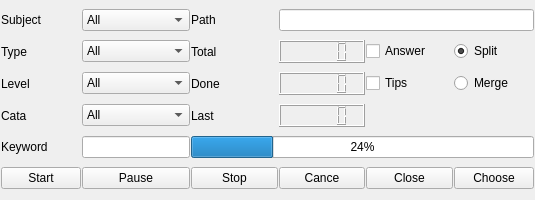
<?xml version="1.0" encoding="UTF-8"?>
<ui version="4.0">
 <class>Progress</class>
 <widget class="QWidget" name="Progress">
  <property name="geometry">
   <rect>
    <x>0</x>
    <y>0</y>
    <width>535</width>
    <height>200</height>
   </rect>
  </property>
  <property name="windowTitle">
   <string>Form</string>
  </property>
  <layout class="QGridLayout" name="layoutGWidget">
   <property name="leftMargin">
    <number>1</number>
   </property>
   <property name="topMargin">
    <number>1</number>
   </property>
   <property name="rightMargin">
    <number>1</number>
   </property>
   <property name="bottomMargin">
    <number>1</number>
   </property>
   <property name="spacing">
    <number>1</number>
   </property>
   <item row="0" column="0">
    <widget class="QLabel" name="labelSubject">
     <property name="text">
      <string>Subject</string>
     </property>
    </widget>
   </item>
   <item row="0" column="1" colspan="2">
    <widget class="QComboBox" name="comboBoxSubject">
     <item>
      <property name="text">
       <string>All</string>
      </property>
     </item>
    </widget>
   </item>
   <item row="1" column="0">
    <widget class="QLabel" name="labelType">
     <property name="text">
      <string>Type</string>
     </property>
    </widget>
   </item>
   <item row="1" column="1" colspan="2">
    <widget class="QComboBox" name="comboBoxType">
     <item>
      <property name="text">
       <string>All</string>
      </property>
     </item>
    </widget>
   </item>
   <item row="1" column="5" colspan="2">
    <widget class="QLCDNumber" name="lcdNumberTotal"/>
   </item>
   <item row="1" column="7" colspan="2">
    <widget class="QCheckBox" name="checkBoxAnswer">
     <property name="text">
      <string>Answer</string>
     </property>
    </widget>
   </item>
   <item row="1" column="9">
    <widget class="QRadioButton" name="radioButtonSplit">
     <property name="text">
      <string>Split</string>
     </property>
     <property name="checked">
      <bool>true</bool>
     </property>
    </widget>
   </item>
   <item row="2" column="0">
    <widget class="QLabel" name="labelLevel">
     <property name="text">
      <string>Level</string>
     </property>
    </widget>
   </item>
   <item row="2" column="1" colspan="2">
    <widget class="QComboBox" name="comboBoxLevel">
     <item>
      <property name="text">
       <string>All</string>
      </property>
     </item>
    </widget>
   </item>
   <item row="2" column="5" colspan="2">
    <widget class="QLCDNumber" name="lcdNumberDone"/>
   </item>
   <item row="2" column="7" colspan="2">
    <widget class="QCheckBox" name="checkBoxTips">
     <property name="text">
      <string>Tips</string>
     </property>
    </widget>
   </item>
   <item row="2" column="9">
    <widget class="QRadioButton" name="radioButtonMerge">
     <property name="text">
      <string>Merge</string>
     </property>
    </widget>
   </item>
   <item row="3" column="0">
    <widget class="QLabel" name="labelCatalog">
     <property name="text">
      <string>Cata</string>
     </property>
    </widget>
   </item>
   <item row="3" column="1" colspan="2">
    <widget class="QComboBox" name="comboBoxCatalog">
     <item>
      <property name="text">
       <string>All</string>
      </property>
     </item>
    </widget>
   </item>
   <item row="3" column="5" colspan="2">
    <widget class="QLCDNumber" name="lcdNumberLast"/>
   </item>
   <item row="3" column="7" colspan="3">
    <spacer name="horizontalSpacer">
     <property name="orientation">
      <enum>Qt::Horizontal</enum>
     </property>
     <property name="sizeHint" stdset="0">
      <size>
       <width>163</width>
       <height>20</height>
      </size>
     </property>
    </spacer>
   </item>
   <item row="4" column="0">
    <widget class="QLabel" name="labelKeyword">
     <property name="text">
      <string>Keyword</string>
     </property>
    </widget>
   </item>
   <item row="4" column="1" colspan="2">
    <widget class="QLineEdit" name="lineKeyword"/>
   </item>
   <item row="5" column="0">
    <widget class="QPushButton" name="buttonStart">
     <property name="text">
      <string>Start</string>
     </property>
    </widget>
   </item>
   <item row="5" column="1" colspan="2">
    <widget class="QPushButton" name="buttonPause">
     <property name="text">
      <string>Pause</string>
     </property>
    </widget>
   </item>
   <item row="4" column="3" colspan="7">
    <widget class="QProgressBar" name="progressBar">
     <property name="value">
      <number>24</number>
     </property>
    </widget>
   </item>
   <item row="5" column="3" colspan="2">
    <widget class="QPushButton" name="buttonStop">
     <property name="text">
      <string>Stop</string>
     </property>
    </widget>
   </item>
   <item row="3" column="3" colspan="2">
    <widget class="QLabel" name="labelLast">
     <property name="text">
      <string>Last</string>
     </property>
    </widget>
   </item>
   <item row="2" column="3" colspan="2">
    <widget class="QLabel" name="labelDone">
     <property name="text">
      <string>Done</string>
     </property>
    </widget>
   </item>
   <item row="1" column="3" colspan="2">
    <widget class="QLabel" name="labelTotal">
     <property name="text">
      <string>Total</string>
     </property>
    </widget>
   </item>
   <item row="0" column="3" colspan="2">
    <widget class="QLabel" name="labelPath">
     <property name="text">
      <string>Path</string>
     </property>
    </widget>
   </item>
   <item row="5" column="5" colspan="2">
    <widget class="QPushButton" name="buttonCance">
     <property name="text">
      <string>Cance</string>
     </property>
    </widget>
   </item>
   <item row="5" column="7" colspan="2">
    <widget class="QPushButton" name="buttonClose">
     <property name="text">
      <string>Close</string>
     </property>
    </widget>
   </item>
   <item row="5" column="9">
    <widget class="QPushButton" name="buttonChoose">
     <property name="text">
      <string>Choose</string>
     </property>
    </widget>
   </item>
   <item row="0" column="5" colspan="5">
    <widget class="QLineEdit" name="lineEdit"/>
   </item>
  </layout>
 </widget>
 <resources/>
 <connections/>
</ui>
